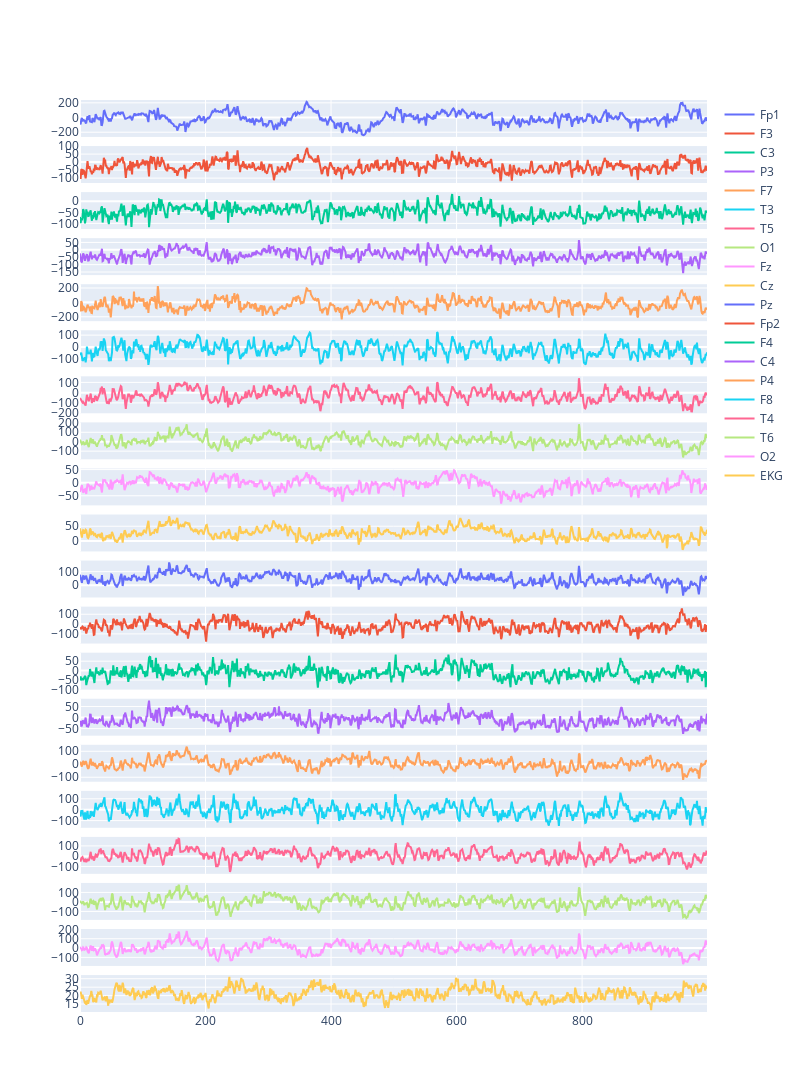

Notebook code for this chart:
### Code cell
plot_eeg(df)

### Figure 1 — Plotly figure (JSON) as saved in the notebook; plotly's stock layout.template omitted (floating-point values rounded to 4 significant figures; data arrays with more than 128 entries replaced by an {"elided": "..."} marker saying what was removed)
{"data": [{"name": "Fp1", "type": "scatter", "xaxis": "x", "y": {"elided": "1000 float values"}, "yaxis": "y"}, {"name": "F3", "type": "scatter", "xaxis": "x2", "y": {"elided": "1000 float values"}, "yaxis": "y2"}, {"name": "C3", "type": "scatter", "xaxis": "x3", "y": {"elided": "1000 float values"}, "yaxis": "y3"}, {"name": "P3", "type": "scatter", "xaxis": "x4", "y": {"elided": "1000 float values"}, "yaxis": "y4"}, {"name": "F7", "type": "scatter", "xaxis": "x5", "y": {"elided": "1000 float values"}, "yaxis": "y5"}, {"name": "T3", "type": "scatter", "xaxis": "x6", "y": {"elided": "1000 float values"}, "yaxis": "y6"}, {"name": "T5", "type": "scatter", "xaxis": "x7", "y": {"elided": "1000 float values"}, "yaxis": "y7"}, {"name": "O1", "type": "scatter", "xaxis": "x8", "y": {"elided": "1000 float values"}, "yaxis": "y8"}, {"name": "Fz", "type": "scatter", "xaxis": "x9", "y": {"elided": "1000 float values"}, "yaxis": "y9"}, {"name": "Cz", "type": "scatter", "xaxis": "x10", "y": {"elided": "1000 float values"}, "yaxis": "y10"}, {"name": "Pz", "type": "scatter", "xaxis": "x11", "y": {"elided": "1000 float values"}, "yaxis": "y11"}, {"name": "Fp2", "type": "scatter", "xaxis": "x12", "y": {"elided": "1000 float values"}, "yaxis": "y12"}, {"name": "F4", "type": "scatter", "xaxis": "x13", "y": {"elided": "1000 float values"}, "yaxis": "y13"}, {"name": "C4", "type": "scatter", "xaxis": "x14", "y": {"elided": "1000 float values"}, "yaxis": "y14"}, {"name": "P4", "type": "scatter", "xaxis": "x15", "y": {"elided": "1000 float values"}, "yaxis": "y15"}, {"name": "F8", "type": "scatter", "xaxis": "x16", "y": {"elided": "1000 float values"}, "yaxis": "y16"}, {"name": "T4", "type": "scatter", "xaxis": "x17", "y": {"elided": "1000 float values"}, "yaxis": "y17"}, {"name": "T6", "type": "scatter", "xaxis": "x18", "y": {"elided": "1000 float values"}, "yaxis": "y18"}, {"name": "O2", "type": "scatter", "xaxis": "x19", "y": {"elided": "1000 float values"}, "yaxis": "y19"}, {"name": "EKG", "type": "scatter", "xaxis": "x20", "y": {"elided": "1000 float values"}, "yaxis": "y20"}], "layout": {"autosize": false, "height": 1600, "width": 800, "xaxis": {"anchor": "y", "domain": [0, 1], "matches": "x20", "showticklabels": false}, "xaxis10": {"anchor": "y10", "domain": [0, 1], "matches": "x20", "showticklabels": false}, "xaxis11": {"anchor": "y11", "domain": [0, 1], "matches": "x20", "showticklabels": false}, "xaxis12": {"anchor": "y12", "domain": [0, 1], "matches": "x20", "showticklabels": false}, "xaxis13": {"anchor": "y13", "domain": [0, 1], "matches": "x20", "showticklabels": false}, "xaxis14": {"anchor": "y14", "domain": [0, 1], "matches": "x20", "showticklabels": false}, "xaxis15": {"anchor": "y15", "domain": [0, 1], "matches": "x20", "showticklabels": false}, "xaxis16": {"anchor": "y16", "domain": [0, 1], "matches": "x20", "showticklabels": false}, "xaxis17": {"anchor": "y17", "domain": [0, 1], "matches": "x20", "showticklabels": false}, "xaxis18": {"anchor": "y18", "domain": [0, 1], "matches": "x20", "showticklabels": false}, "xaxis19": {"anchor": "y19", "domain": [0, 1], "matches": "x20", "showticklabels": false}, "xaxis2": {"anchor": "y2", "domain": [0, 1], "matches": "x20", "showticklabels": false}, "xaxis20": {"anchor": "y20", "domain": [0, 1]}, "xaxis3": {"anchor": "y3", "domain": [0, 1], "matches": "x20", "showticklabels": false}, "xaxis4": {"anchor": "y4", "domain": [0, 1], "matches": "x20", "showticklabels": false}, "xaxis5": {"anchor": "y5", "domain": [0, 1], "matches": "x20", "showticklabels": false}, "xaxis6": {"anchor": "y6", "domain": [0, 1], "matches": "x20", "showticklabels": false}, "xaxis7": {"anchor": "y7", "domain": [0, 1], "matches": "x20", "showticklabels": false}, "xaxis8": {"anchor": "y8", "domain": [0, 1], "matches": "x20", "showticklabels": false}, "xaxis9": {"anchor": "y9", "domain": [0, 1], "matches": "x20", "showticklabels": false}, "yaxis": {"anchor": "x", "domain": [0.9595, 1]}, "yaxis10": {"anchor": "x10", "domain": [0.505, 0.5455]}, "yaxis11": {"anchor": "x11", "domain": [0.4545, 0.495]}, "yaxis12": {"anchor": "x12", "domain": [0.404, 0.4445]}, "yaxis13": {"anchor": "x13", "domain": [0.3535, 0.394]}, "yaxis14": {"anchor": "x14", "domain": [0.303, 0.3435]}, "yaxis15": {"anchor": "x15", "domain": [0.2525, 0.293]}, "yaxis16": {"anchor": "x16", "domain": [0.202, 0.2425]}, "yaxis17": {"anchor": "x17", "domain": [0.1515, 0.192]}, "yaxis18": {"anchor": "x18", "domain": [0.101, 0.1415]}, "yaxis19": {"anchor": "x19", "domain": [0.0505, 0.091]}, "yaxis2": {"anchor": "x2", "domain": [0.909, 0.9495]}, "yaxis20": {"anchor": "x20", "domain": [0, 0.0405]}, "yaxis3": {"anchor": "x3", "domain": [0.8585, 0.899]}, "yaxis4": {"anchor": "x4", "domain": [0.808, 0.8485]}, "yaxis5": {"anchor": "x5", "domain": [0.7575, 0.798]}, "yaxis6": {"anchor": "x6", "domain": [0.707, 0.7475]}, "yaxis7": {"anchor": "x7", "domain": [0.6565, 0.697]}, "yaxis8": {"anchor": "x8", "domain": [0.606, 0.6465]}, "yaxis9": {"anchor": "x9", "domain": [0.5555, 0.596]}}}
